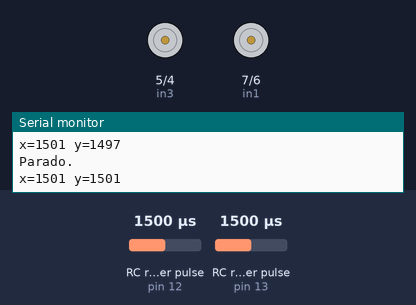
Recording of a sketch running on a simulated Arduino Uno, built with avr-gcc and run on an emulated ATmega328P. Shown: motor-driver pin pairs drawn as motors (green arrow = first pin HIGH = forward, orange = second pin HIGH = backward, longer = more drive), the last lines printed to the serial monitor. Wiring (inferred from the names in the program): 2 × RC receiver channel: data pin 12 / data pin 13. The inputs (shaded band) are chosen by the test bench; at power-on: RC receiver pulse (sensors on pin 12, pin 13) 1500 µs.

Above: at 1.2 s.
1.3 s: RC receiver pulse (sensor on pin 12) set to 1470 µs
2.8 s: RC receiver pulse (sensor on pin 12) set to 1452 µs
5.8 s: RC receiver pulse (sensor on pin 13) set to 1408 µs
8.8 s: RC receiver pulse (sensor on pin 13) set to 1386 µs
10.3 s: RC receiver pulse (sensor on pin 13) set to 1750 µs
At 10.9 s:
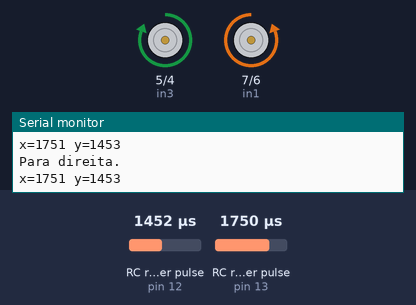
11.8 s: RC receiver pulse (sensor on pin 13) set to 1020 µs
At 13.3 s:
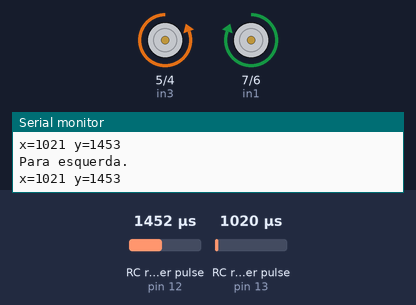
Timing chart, 0 to 14.3 s (numbered marks = the images above; inputs shaded):
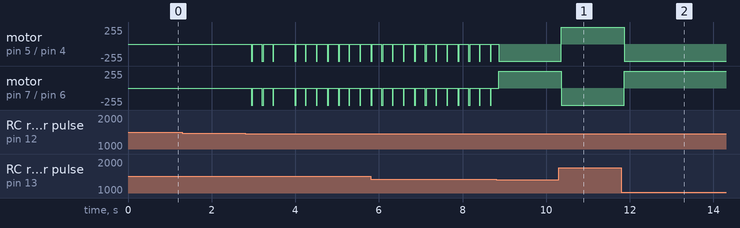

Measured:
- after the input at 10.3 s, motor on pin 5 (in3) / pin 4 (in4): backward 255/255 → forward 255/255 after 0.06 s; motor on pin 7 (in1) / pin 6 (in2): forward 255/255 → backward 255/255 after 0.06 s
- after the input at 11.8 s, motor on pin 7 (in1) / pin 6 (in2): backward 255/255 → forward 255/255 after 0.06 s
- by itself, motor on pin 5 (in3) / pin 4 (in4), motor on pin 7 (in1) / pin 6 (in2): alternates backward 255/255 for 0.03 s and stopped for 0.22 s

The sketch:

sketch_carro_flysky.ino
```cpp
// RC
#define ch1 13
#define ch2 12

// Motor A
#define in1 7
#define in2 6

// Motor B
#define in3 5
#define in4 4

void setup() {
  Serial.begin(9600);

  //RC
  pinMode(ch1, INPUT);
  pinMode(ch2, INPUT);

  //DC A
  //pinMode(ena, INPUT);
  pinMode(in1, OUTPUT);
  pinMode(in2, OUTPUT);

  //DC B
  //pinMode(enb, INPUT);
  pinMode(in3, OUTPUT);
  pinMode(in4, OUTPUT);
}

long x, y;

int velocidade = 10;

void loop() {
  x = pulseIn(ch1, HIGH);
  y = pulseIn(ch2, HIGH);

  Serial.print("x=");
  Serial.print(x);
  Serial.print(" y=");
  Serial.println(y);

  if (y < 1450) {
    paraTras();
    Serial.println("Para trás.");

  } else if (y > 1550) {
    paraFrente();
    Serial.println("Para frente.");
  }

  if (x < 1400) {
    vireEsquerda();
    Serial.println("Para esquerda.");

  } else if (x > 1550) {
    vireDiretira();
    Serial.println("Para direita.");
  }

  if ((y >= 1450 && y <= 1550) && (x >= 1400 && x <= 1550)) {
    pare();
    Serial.println("Parado.");
  }

  //delay(1000);
}

void paraTras() {
  // Motor A para trás
  digitalWrite(in1, LOW);
  digitalWrite(in2, velocidade);  //digitalWrite(in2, HIGH);
  // Motor B para trás
  digitalWrite(in3, LOW);
  digitalWrite(in4, velocidade);  //digitalWrite(in4, HIGH);
}

void paraFrente() {
  // Motor A para frente
  digitalWrite(in1, velocidade);  //digitalWrite(in1, HIGH);
  digitalWrite(in2, LOW);
  // Motor B para frente
  digitalWrite(in3, velocidade);  //digitalWrite(in3, HIGH);
  digitalWrite(in4, LOW);
}

void vireEsquerda() {
  // Motor A frente
  digitalWrite(in1, velocidade);  //digitalWrite(in1, HIGH);
  digitalWrite(in2, LOW);
  // Motor B trás
  digitalWrite(in3, LOW);
  digitalWrite(in4, velocidade);  //digitalWrite(in4, HIGH);
}

void vireDiretira() {
  // Motor A trás
  digitalWrite(in1, LOW);
  digitalWrite(in2, velocidade);  //digitalWrite(in2, HIGH);
  // Motor B frente
  digitalWrite(in3, velocidade);  //digitalWrite(in3, HIGH);
  digitalWrite(in4, LOW);
}

void pare() {
  // Motor A parado
  digitalWrite(in1, LOW);
  digitalWrite(in2, LOW);
  // Motor B parado
  digitalWrite(in3, LOW);
  digitalWrite(in4, LOW);
}
```
